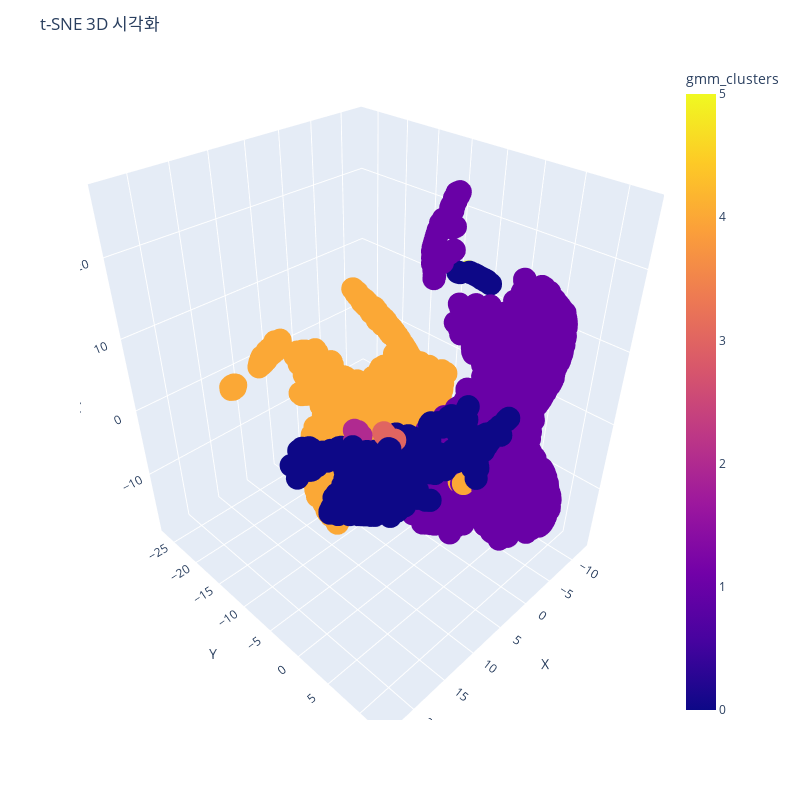

Notebook code cell kept with this figure:
### Code cell
# t-SNE 모델 생성 및 학습
tsne = TSNE(n_components=3, random_state=0)
rfm_tsne = tsne.fit_transform(rfm_scaled)

# plotly를 이용한 3D 시각화
fig = px.scatter_3d(x=rfm_tsne[:, 0], y=rfm_tsne[:, 1], z=rfm_tsne[:, 2], color=gmm_clusters, labels={'color': 'gmm_clusters'})
fig.update_layout(title='t-SNE 3D 시각화', scene=dict(xaxis=dict(title='X'), yaxis=dict(title='Y'), zaxis=dict(title='Z')), width=800, height=800)
fig.show()

### Figure 1 — Plotly figure (JSON) as saved in the notebook; plotly's stock layout.template omitted (floating-point values rounded to 4 significant figures; data arrays with more than 128 entries replaced by an {"elided": "..."} marker saying what was removed)
{"data": [{"hovertemplate": "x=%{x}<br>y=%{y}<br>z=%{z}<br>gmm_clusters=%{marker.color}<extra></extra>", "legendgroup": "", "marker": {"color": {"elided": "4383 int values"}, "coloraxis": "coloraxis", "symbol": "circle"}, "mode": "markers", "name": "", "scene": "scene", "showlegend": false, "type": "scatter3d", "x": {"elided": "4383 float values"}, "y": {"elided": "4383 float values"}, "z": {"elided": "4383 float values"}}], "layout": {"coloraxis": {"colorbar": {"title": {"text": "gmm_clusters"}}, "colorscale": [[0, "#0d0887"], [0.1111, "#46039f"], [0.2222, "#7201a8"], [0.3333, "#9c179e"], [0.4444, "#bd3786"], [0.5556, "#d8576b"], [0.6667, "#ed7953"], [0.7778, "#fb9f3a"], [0.8889, "#fdca26"], [1, "#f0f921"]]}, "height": 800, "legend": {"tracegroupgap": 0}, "margin": {"t": 60}, "scene": {"domain": {"x": [0, 1], "y": [0, 1]}, "xaxis": {"title": {"text": "X"}}, "yaxis": {"title": {"text": "Y"}}, "zaxis": {"title": {"text": "Z"}}}, "title": {"text": "t-SNE 3D 시각화"}, "width": 800}}
